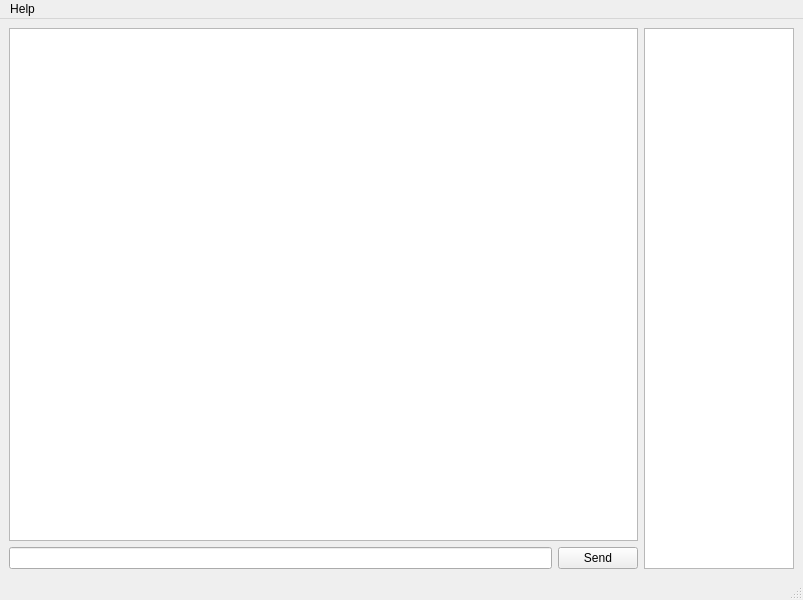
<?xml version="1.0" encoding="UTF-8"?>
<ui version="4.0">
 <class>RconWindow</class>
 <widget class="QMainWindow" name="RconWindow">
  <property name="geometry">
   <rect>
    <x>0</x>
    <y>0</y>
    <width>803</width>
    <height>600</height>
   </rect>
  </property>
  <property name="windowTitle">
   <string>sbrcon</string>
  </property>
  <widget class="QWidget" name="centralwidget">
   <layout class="QHBoxLayout" name="horizontalLayout">
    <item>
     <layout class="QVBoxLayout" name="verticalLayout">
      <item>
       <widget class="QTextEdit" name="log">
        <property name="font">
         <font>
          <family>Consolas</family>
          <pointsize>10</pointsize>
         </font>
        </property>
        <property name="readOnly">
         <bool>true</bool>
        </property>
       </widget>
      </item>
      <item>
       <layout class="QHBoxLayout" name="horizontalLayout_2">
        <item>
         <widget class="QLineEdit" name="leCommand"/>
        </item>
        <item>
         <widget class="QPushButton" name="pbSend">
          <property name="text">
           <string>Send</string>
          </property>
         </widget>
        </item>
       </layout>
      </item>
     </layout>
    </item>
    <item>
     <widget class="QListView" name="lvPlayerList">
      <property name="maximumSize">
       <size>
        <width>150</width>
        <height>16777215</height>
       </size>
      </property>
     </widget>
    </item>
   </layout>
  </widget>
  <widget class="QMenuBar" name="menubar">
   <property name="geometry">
    <rect>
     <x>0</x>
     <y>0</y>
     <width>803</width>
     <height>21</height>
    </rect>
   </property>
   <widget class="QMenu" name="menuHelp">
    <property name="title">
     <string>Help</string>
    </property>
    <addaction name="actionAbout"/>
    <addaction name="actionAbout_Qt"/>
   </widget>
   <addaction name="menuHelp"/>
  </widget>
  <widget class="QStatusBar" name="statusbar"/>
  <action name="actionAbout">
   <property name="text">
    <string>About</string>
   </property>
  </action>
  <action name="actionAbout_Qt">
   <property name="text">
    <string>About Qt</string>
   </property>
  </action>
 </widget>
 <resources/>
 <connections/>
</ui>
